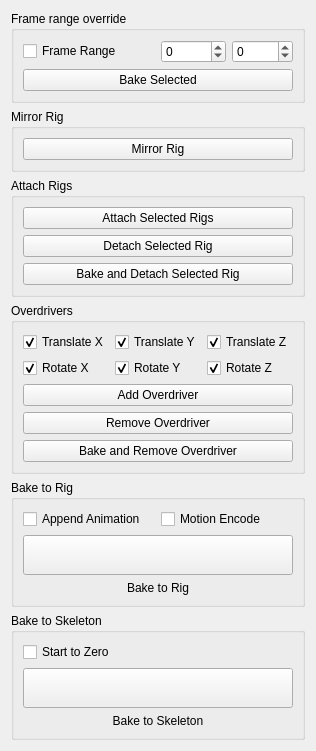
<?xml version="1.0" encoding="UTF-8"?>
<ui version="4.0">
 <class>reanimator</class>
 <widget class="QWidget" name="reanimator">
  <property name="geometry">
   <rect>
    <x>0</x>
    <y>0</y>
    <width>283</width>
    <height>727</height>
   </rect>
  </property>
  <property name="windowTitle">
   <string>Reanimator</string>
  </property>
  <layout class="QVBoxLayout" name="verticalLayout_7">
   <item>
    <widget class="QGroupBox" name="frame_range_override_groupBox">
     <property name="title">
      <string>Frame range override</string>
     </property>
     <layout class="QVBoxLayout" name="verticalLayout_3">
      <item>
       <layout class="QHBoxLayout" name="frame_horizontalLayout">
        <item>
         <widget class="QCheckBox" name="use_frame_range_checkBox">
          <property name="toolTip">
           <string>Use the given values to set a specific frame range. Otherwise the default will use either the total length of keys in the scene or the total length of keys on a skeleton.</string>
          </property>
          <property name="text">
           <string>Frame Range</string>
          </property>
         </widget>
        </item>
        <item>
         <spacer name="horizontalSpacer">
          <property name="orientation">
           <enum>Qt::Horizontal</enum>
          </property>
          <property name="sizeHint" stdset="0">
           <size>
            <width>40</width>
            <height>20</height>
           </size>
          </property>
         </spacer>
        </item>
        <item>
         <widget class="QSpinBox" name="start_frame_spinBox">
          <property name="toolTip">
           <string>This is the starting frame range for the override.</string>
          </property>
          <property name="minimum">
           <number>-10000</number>
          </property>
          <property name="maximum">
           <number>9999</number>
          </property>
         </widget>
        </item>
        <item>
         <widget class="QSpinBox" name="end_frame_spinBox">
          <property name="toolTip">
           <string>This is the ending frame range for the override.</string>
          </property>
          <property name="minimum">
           <number>-9999</number>
          </property>
          <property name="maximum">
           <number>10000</number>
          </property>
         </widget>
        </item>
       </layout>
      </item>
      <item>
       <widget class="QPushButton" name="bake_selected_pushButton">
        <property name="text">
         <string>Bake Selected</string>
        </property>
       </widget>
      </item>
     </layout>
    </widget>
   </item>
   <item>
    <widget class="QGroupBox" name="mirror_rig_groupBox">
     <property name="title">
      <string>Mirror Rig</string>
     </property>
     <layout class="QVBoxLayout" name="verticalLayout_6">
      <item>
       <widget class="QPushButton" name="mirror_rig_pushButton">
        <property name="text">
         <string>Mirror Rig</string>
        </property>
       </widget>
      </item>
     </layout>
    </widget>
   </item>
   <item>
    <widget class="QGroupBox" name="attach_rigs_groupBox">
     <property name="title">
      <string>Attach Rigs</string>
     </property>
     <layout class="QVBoxLayout" name="verticalLayout_4">
      <item>
       <widget class="QPushButton" name="attach_rigs_pushButton">
        <property name="text">
         <string>Attach Selected Rigs</string>
        </property>
       </widget>
      </item>
      <item>
       <widget class="QPushButton" name="detach_rig_pushButton">
        <property name="text">
         <string>Detach Selected Rig</string>
        </property>
       </widget>
      </item>
      <item>
       <widget class="QPushButton" name="bake_and_detach_pushButton">
        <property name="text">
         <string>Bake and Detach Selected Rig</string>
        </property>
       </widget>
      </item>
     </layout>
    </widget>
   </item>
   <item>
    <widget class="QGroupBox" name="groupBox">
     <property name="title">
      <string>Overdrivers</string>
     </property>
     <layout class="QVBoxLayout" name="verticalLayout_5">
      <item>
       <layout class="QHBoxLayout" name="overdriver_translate_horizontalLayout">
        <item>
         <widget class="QCheckBox" name="translate_x_checkBox">
          <property name="text">
           <string>Translate X</string>
          </property>
          <property name="checked">
           <bool>true</bool>
          </property>
         </widget>
        </item>
        <item>
         <widget class="QCheckBox" name="translate_y_checkBox">
          <property name="text">
           <string>Translate Y</string>
          </property>
          <property name="checked">
           <bool>true</bool>
          </property>
         </widget>
        </item>
        <item>
         <widget class="QCheckBox" name="translate_z_checkBox">
          <property name="text">
           <string>Translate Z</string>
          </property>
          <property name="checked">
           <bool>true</bool>
          </property>
         </widget>
        </item>
       </layout>
      </item>
      <item>
       <layout class="QHBoxLayout" name="horizontalLayout_2">
        <item>
         <widget class="QCheckBox" name="rotate_x_checkBox">
          <property name="text">
           <string>Rotate X</string>
          </property>
          <property name="checked">
           <bool>true</bool>
          </property>
         </widget>
        </item>
        <item>
         <widget class="QCheckBox" name="rotate_y_checkBox">
          <property name="text">
           <string>Rotate Y</string>
          </property>
          <property name="checked">
           <bool>true</bool>
          </property>
         </widget>
        </item>
        <item>
         <widget class="QCheckBox" name="rotate_z_checkBox">
          <property name="text">
           <string>Rotate Z</string>
          </property>
          <property name="checked">
           <bool>true</bool>
          </property>
         </widget>
        </item>
       </layout>
      </item>
      <item>
       <widget class="QPushButton" name="add_overdriver_pushButton">
        <property name="text">
         <string>Add Overdriver</string>
        </property>
       </widget>
      </item>
      <item>
       <widget class="QPushButton" name="remove_overdriver_pushButton">
        <property name="text">
         <string>Remove Overdriver</string>
        </property>
       </widget>
      </item>
      <item>
       <widget class="QPushButton" name="bake_and_remover_overdriver_pushButton">
        <property name="text">
         <string>Bake and Remove Overdriver</string>
        </property>
       </widget>
      </item>
     </layout>
    </widget>
   </item>
   <item>
    <widget class="QGroupBox" name="bake_to_rig_groupBox">
     <property name="title">
      <string>Bake to Rig</string>
     </property>
     <layout class="QVBoxLayout" name="verticalLayout">
      <item>
       <layout class="QHBoxLayout" name="append_horizontalLayout">
        <item>
         <widget class="QCheckBox" name="append_checkBox">
          <property name="toolTip">
           <string>If the animation should be added to the end of existing animation on the rig. If no animation is present on the rig the animation will be shifted to frame 0.</string>
          </property>
          <property name="text">
           <string>Append Animation</string>
          </property>
         </widget>
        </item>
        <item>
         <widget class="QCheckBox" name="motion_encode_checkBox">
          <property name="toolTip">
           <string>(Optional) Use with append. If toggled on appended animation will try to match the position of the hierarchy start between the existing rig and the incoming skeletal animation.</string>
          </property>
          <property name="text">
           <string>Motion Encode</string>
          </property>
         </widget>
        </item>
       </layout>
      </item>
      <item>
       <widget class="QPushButton" name="bake_to_rig_pushButton">
        <property name="sizePolicy">
         <sizepolicy hsizetype="Preferred" vsizetype="Preferred">
          <horstretch>0</horstretch>
          <verstretch>0</verstretch>
         </sizepolicy>
        </property>
        <property name="minimumSize">
         <size>
          <width>0</width>
          <height>40</height>
         </size>
        </property>
        <property name="toolTip">
         <string>Bake it so! Process animation from a selected skeleton to a selected rig.</string>
        </property>
        <property name="text">
         <string/>
        </property>
       </widget>
      </item>
      <item>
       <widget class="QLabel" name="bake_to_rig_label">
        <property name="sizePolicy">
         <sizepolicy hsizetype="Preferred" vsizetype="Fixed">
          <horstretch>0</horstretch>
          <verstretch>0</verstretch>
         </sizepolicy>
        </property>
        <property name="text">
         <string>Bake to Rig</string>
        </property>
        <property name="alignment">
         <set>Qt::AlignCenter</set>
        </property>
       </widget>
      </item>
     </layout>
    </widget>
   </item>
   <item>
    <widget class="QGroupBox" name="bake_to_skeleton_groupBox">
     <property name="title">
      <string>Bake to Skeleton</string>
     </property>
     <layout class="QVBoxLayout" name="verticalLayout_2">
      <item>
       <widget class="QCheckBox" name="start_at_zero_checkBox">
        <property name="toolTip">
         <string>After baking animation to a skeleton, move all keyframes to start at frame zero.</string>
        </property>
        <property name="text">
         <string>Start to Zero</string>
        </property>
       </widget>
      </item>
      <item>
       <widget class="QPushButton" name="bake_to_skeleton_pushButton">
        <property name="sizePolicy">
         <sizepolicy hsizetype="Preferred" vsizetype="Preferred">
          <horstretch>0</horstretch>
          <verstretch>0</verstretch>
         </sizepolicy>
        </property>
        <property name="minimumSize">
         <size>
          <width>0</width>
          <height>40</height>
         </size>
        </property>
        <property name="toolTip">
         <string>Bake it so! From a selected rig, bake animation to a duplicate skeleton.</string>
        </property>
        <property name="text">
         <string/>
        </property>
       </widget>
      </item>
      <item>
       <widget class="QLabel" name="label">
        <property name="sizePolicy">
         <sizepolicy hsizetype="Preferred" vsizetype="Fixed">
          <horstretch>0</horstretch>
          <verstretch>0</verstretch>
         </sizepolicy>
        </property>
        <property name="text">
         <string>Bake to Skeleton</string>
        </property>
        <property name="alignment">
         <set>Qt::AlignCenter</set>
        </property>
       </widget>
      </item>
     </layout>
    </widget>
   </item>
  </layout>
 </widget>
 <resources/>
 <connections/>
</ui>
